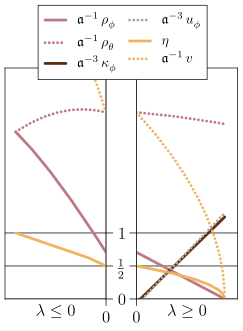

Python code for this plot:
import os
import numpy as np
import argparse
import pickle
import matplotlib.pyplot as plt
import matplotlib as mpl
from cycler import cycler

from tenet.utils.path import DATA_FOLDER, GRAPHS_FOLDER, COMPUTE_FOLDER
from tenet.utils.io import folder_names, load_file, save_graph, format_value
from tenet.utils.sty import COLORS
from tenet.utils.math import PI

parser = argparse.ArgumentParser()
parser.add_argument("--save", action="store_true", help="Save the graph(s).")
parser.add_argument("--show", action="store_true", help="Show the graph(s).")

args = parser.parse_args()

def main():

	x = np.linspace(-1, 0.5, 10001)

	J = np.sqrt(2) * np.cos(x)
	g = np.sqrt(2) * np.sin(x)

	e_0 = - 2 * J / PI + 32 * g / (9 * PI ** 3)

	A_phi = J / 2 - 200 * g / (9 * PI ** 2)
	A_theta = 2 * J - 32 * g / (9 * PI ** 2)
	kappa_phi = - J / 24 + 1130 * g / (27 * PI ** 2)
	# kappa_theta = - J / 6 + 8 * g / (27 * PI ** 2)
	u_phi = - PI * J / 48 + 385 * g / (27 * PI)
	# u_theta = - PI * J / 3 + 16 * g / (27 * PI)
	u_phi_theta = - PI * J / 2 + 200 * g / (9 * PI)
	# g_u = - 160 * g / (3 * PI ** 3)

	v = 2 * np.sqrt(A_phi * A_theta)
	eta = np.sqrt(A_phi / A_theta)

	fig, ax = plt.subplots(1, 2, gridspec_kw={"wspace": 0.3}, figsize=(3, 3))

	neg = np.where((x <= 0) & (eta > 0) & (eta <= 1))[0]
	pos = np.where((x >= 0) & (eta > 0) & (eta <= 1))[0]

	p, = ax[0].plot(x[neg], A_phi[neg], marker='none', color=COLORS[2], linewidth=2, label=r"$\mathfrak{a}^{-1}\,\rho^{\,}_{\phi}$", zorder=101)
	p, = ax[0].plot(x[neg], A_theta[neg], marker='none', color=COLORS[2], linestyle=(0, (0, 1.5)), linewidth=2, label=r"$\mathfrak{a}^{-1}\,\rho^{\,}_{\theta}$", zorder=101)

	p, = ax[1].plot(x[pos], A_phi[pos], marker='none', color=COLORS[2], linewidth=2, label=r"$\mathfrak{a}^{-1}\,\rho^{\,}_{\phi}$", zorder=101)
	p, = ax[1].plot(x[pos], A_theta[pos], marker='none', color=COLORS[2], linestyle=(0, (0, 1.5)), linewidth=2, label=r"$\mathfrak{a}^{-1}\,\rho^{\,}_{\theta}$", zorder=101)
	p, = ax[1].plot(x[pos], kappa_phi[pos], marker='none', color=COLORS[0], linewidth=2, label=r"$\mathfrak{a}^{-3}\,\kappa^{\,}_{\phi}$", zorder=101)
	p, = ax[1].plot(x[pos], u_phi[pos], marker='none', color=COLORS[1], linestyle=(0, (0, 1.5)), linewidth=2, label=r"$\mathfrak{a}^{-3}\,u^{\,}_{\phi}$", zorder=102)
	
	p, = ax[0].plot(x[neg], eta[neg], marker='none', color=COLORS[4], linewidth=2, label=r"$\eta$", zorder=101)
	p, = ax[0].plot(x[neg], v[neg], marker='none', color=COLORS[4], linestyle=(0, (0, 1.5)), linewidth=2, label=r"$\mathfrak{a}^{-1}\,v$", zorder=101)
	p, = ax[1].plot(x[pos], eta[pos], marker='none', color=COLORS[4], linewidth=2, label=r"$\eta$", zorder=101)
	p, = ax[1].plot(x[pos], v[pos], marker='none', color=COLORS[4], linestyle=(0, (0, 1.5)), linewidth=2, label=r"$\mathfrak{a}^{-1}\,v$", zorder=101)

	ax[0].axhline(0, color="k", linewidth=0.5, zorder=99)
	ax[1].axhline(0, color="k", linewidth=0.5, zorder=99)
	ax[0].axhline(1/2, color="k", linewidth=0.5, zorder=99)
	ax[1].axhline(1/2, color="k", linewidth=0.5, zorder=99)
	ax[0].axhline(1, color="k", linewidth=0.5, zorder=99)
	ax[1].axhline(1, color="k", linewidth=0.5, zorder=99)

	ax[0].axvline(0, color="k", linewidth=0.5, zorder=99)
	ax[1].axvline(0, color="k", linewidth=0.5, zorder=99)

	ax[0].set_title(r"$\lambda\leq0$", y=0, pad=-12, fontsize=12)
	ax[1].set_title(r"$\lambda\geq0$", y=0, pad=-12, fontsize=12)

	ax[0].set_xticks([0])
	ax[1].set_xticks([0])

	print(v[pos][0])

	ax[0].set_yticks([0, 0.5, 1])
	ax[1].set_yticks([0, 0.5, 1])
	ax[0].set_yticklabels(["$0$", r"$\frac{1}{2}$", "$1$"])
	ax[1].set_yticklabels([])

	ax[0].tick_params(
		axis="y",
		which="major",
		left=False,
		labelleft=False,
		right=True,
		labelright=True
	)

	ax[0].tick_params(axis='y', which='minor', left=False)
	ax[1].tick_params(axis='y', which='minor', left=False)

	ax[0].set_xlim(-0.75, 0)
	ax[1].set_xlim(0, 0.25)

	ax[0].set_ylim(0, 3.5)
	ax[1].set_ylim(0, 3.5)

	ax[1].legend(
		loc="lower right",
		ncol=2,
		handlelength=1.5,
		handletextpad=0.8,
		labelspacing=0.4,
		bbox_to_anchor=(0.7, 0.95)).set_zorder(1000)

	for spine in ax[0].spines.values():
		spine.set_zorder(999)
	for spine in ax[1].spines.values():
		spine.set_zorder(999)

	plt.draw()

	if args.save:
		save_graph(fig, "./", "couplings")
		fig.clf()

	if args.show:
		plt.show()

	plt.close()

if __name__ == "__main__":
	main()
